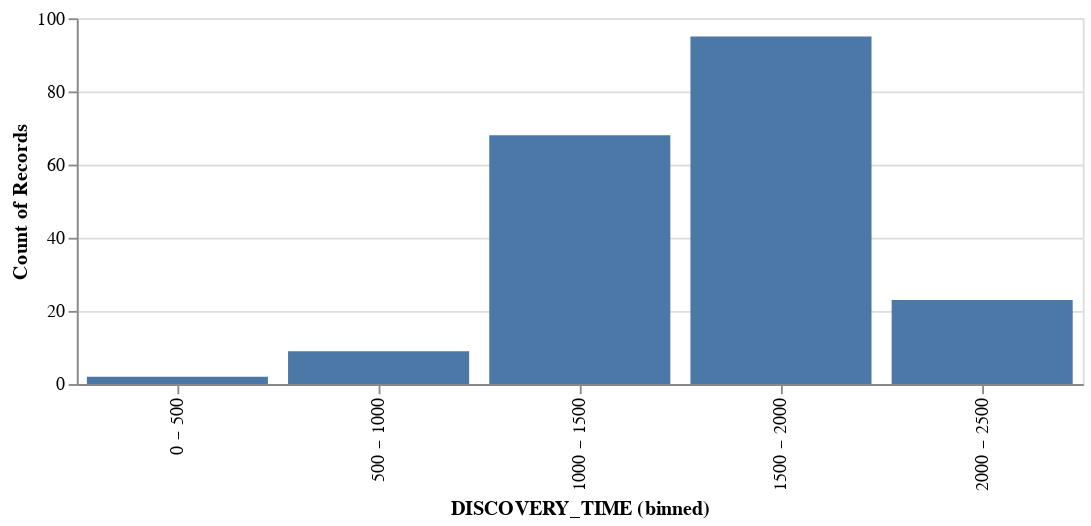

Here is the notebook cell this chart was saved with:
### Code cell
alt.Chart(df2, width=550, height=200, name="bars").mark_bar().encode(
    x=alt.X('DISCOVERY_TIME:N', bin=True),
    y='count()',
)

### Figure 1 — Vega-Lite specification as saved in the notebook (floating-point values rounded to 4 significant figures; data arrays with more than 128 entries replaced by an {"elided": "..."} marker saying what was removed)
{"$schema": "https://vega.github.io/schema/vega-lite/v5.8.0.json", "config": {"view": {"continuousHeight": 300, "continuousWidth": 300}}, "data": {"name": "data-10014a780851c328c6d2aa54e1a023f1"}, "datasets": {"data-10014a780851c328c6d2aa54e1a023f1": {"elided": "197 records"}}, "encoding": {"x": {"bin": true, "field": "DISCOVERY_TIME", "type": "nominal"}, "y": {"aggregate": "count", "type": "quantitative"}}, "height": 200, "mark": {"type": "bar"}, "name": "bars", "width": 550}
